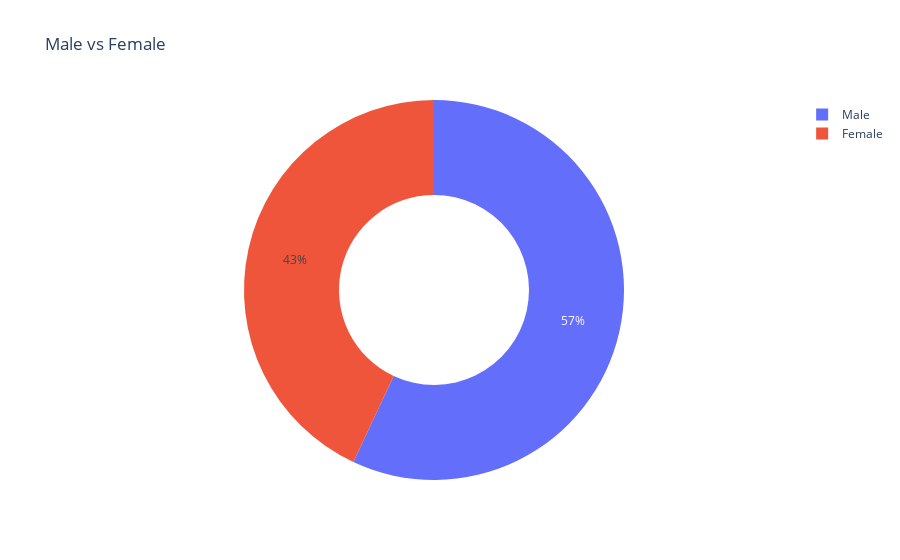

The notebook cell saved with this chart:
### Code cell
labels = ['Male', 'Female']

values = ok_cupid_df2['sex'].value_counts().values
fig = go.Figure(data=[go.Pie(labels=labels, 
                             values=values, 
                             hole=.5)])

fig.update_layout(title='Male vs Female')
fig.show()

### Figure 1 — Plotly figure (JSON) as saved in the notebook; plotly's stock layout.template omitted (floating-point values rounded to 4 significant figures)
{"data": [{"hole": 0.5, "labels": ["Male", "Female"], "type": "pie", "values": [10552, 7968]}], "layout": {"autosize": true, "title": {"text": "Male vs Female"}}}
